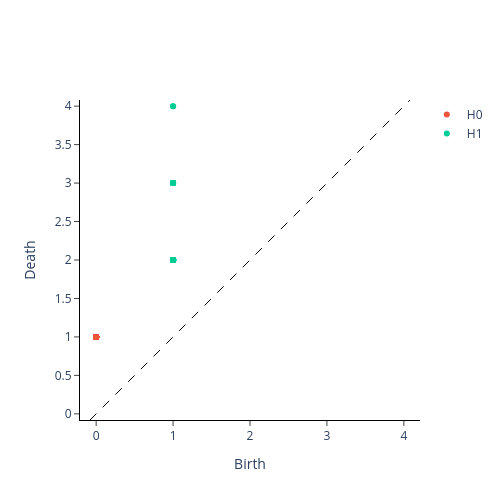

Source (notebook cell):
### Markdown cell above
Layer 4

### Code cell
distance_matrix = geodesic_distance_matrix(act_dict[3], k_neighbors=k)
mprint(distance_matrix)

dgm = ripser_parallel(
    distance_matrix,
    metric="precomputed",
    maxdim=maxdim,
    n_threads=-1,
    # thresh=0.9,
)
dgm_gtda = _postprocess_diagrams([dgm["dgms"]], "ripser", list(range(maxdim + 1)), np.inf, True)[0]
print(calculate_betti_numbers(dgm_gtda, threshold=threshold, dim=maxdim))
plot_diagram(dgm_gtda)

### Figure 1 — Plotly figure (JSON) as saved in the notebook; plotly's stock layout.template omitted (floating-point values rounded to 4 significant figures; data arrays with more than 128 entries replaced by an {"elided": "..."} marker saying what was removed)
{"data": [{"hoverinfo": "none", "line": {"color": "black", "dash": "dash", "width": 1}, "mode": "lines", "showlegend": false, "type": "scatter", "x": [-0.08, 4.08], "y": [-0.08, 4.08]}, {"hoverinfo": "text", "hovertext": {"elided": "1999 str values"}, "mode": "markers", "name": "H0", "type": "scatter", "x": {"elided": "1999 int values"}, "y": {"elided": "1999 int values"}}, {"hoverinfo": "text", "hovertext": {"elided": "165 str values"}, "mode": "markers", "name": "H1", "type": "scatter", "x": {"elided": "165 int values"}, "y": {"elided": "165 int values"}}], "layout": {"height": 500, "plot_bgcolor": "white", "width": 500, "xaxis": {"autorange": false, "exponentformat": "e", "linecolor": "black", "linewidth": 1, "mirror": false, "range": [-0.08, 4.08], "showexponent": "all", "showline": true, "side": "bottom", "ticks": "outside", "title": {"text": "Birth"}, "type": "linear", "zeroline": true}, "yaxis": {"autorange": false, "exponentformat": "e", "linecolor": "black", "linewidth": 1, "mirror": false, "range": [-0.08, 4.08], "scaleanchor": "x", "scaleratio": 1, "showexponent": "all", "showline": true, "side": "left", "ticks": "outside", "title": {"text": "Death"}, "type": "linear", "zeroline": true}}}
